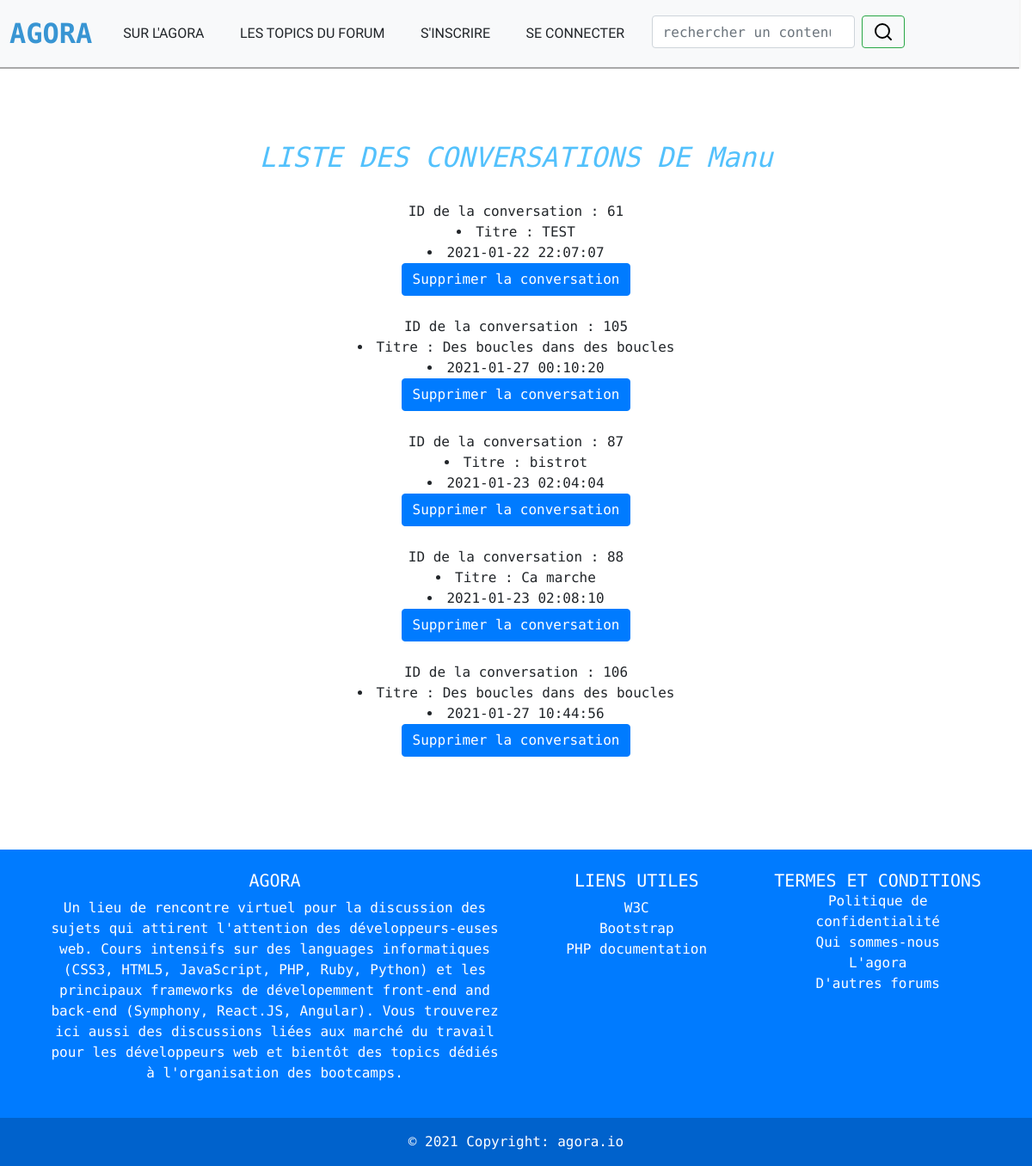
Screenshot of /listeconversation.php?id=1 with the database file from the repository.
### tables this page shows
CREATE TABLE IF NOT EXISTS `utilisateurs` (
  `id` int(11) NOT NULL AUTO_INCREMENT,
  `login` varchar(255) NOT NULL,
  `nom` varchar(255) NOT NULL,
  `prenom` varchar(255) NOT NULL,
  `mail` varchar(255) NOT NULL,
  `password` varchar(255) NOT NULL,
  `id_droits` int(11) NOT NULL,
  `date` datetime NOT NULL DEFAULT CURRENT_TIMESTAMP,
  PRIMARY KEY (`id`)
);

CREATE TABLE IF NOT EXISTS `conversations` (
  `id` int(11) NOT NULL AUTO_INCREMENT,
  `titre` varchar(255) NOT NULL,
  `id_topic` int(11) NOT NULL,
  `id_message` int(11) NOT NULL DEFAULT '0',
  `id_utilisateur` int(11) NOT NULL,
  `date` datetime NOT NULL DEFAULT CURRENT_TIMESTAMP,
  PRIMARY KEY (`id`)
);

### listeconversation.php (the view, shortened to what this page needs)
<?php
try
{
  $bdd =new PDO('mysql:host=localhost;dbname=forum', 'root', '');
  $bdd->setAttribute(PDO::ATTR_DEFAULT_FETCH_MODE, PDO::FETCH_ASSOC);
}
  catch(PDOException $e)
  {
    die('Erreur : ' . $e->getMessage());
  }
?>
<!DOCTYPE html>
<html lang="en">
<head>
</head>
<body>
<header>
  <?php include 'header.php';?>
</header>
<main class="mainconversation"
<?php
  $getid = $_GET['id'];
  $dataquery = $bdd -> prepare("SELECT login FROM utilisateurs WHERE id='$getid'");
  $dataquery->execute();
  $result = $dataquery->fetchAll(PDO::FETCH_OBJ);
?>
<div align="center">
    <br><h2>LISTE DES CONVERSATIONS DE <?php echo $result['0']->login; ?></h2><br>
<?php
$dataquery = $bdd -> prepare("SELECT * FROM conversations WHERE id_utilisateur='$getid'");
$dataquery->execute();
$result = $dataquery->fetchAll(PDO::FETCH_OBJ);
foreach($result as $value)
  {
    echo 'ID de la conversation : '.$value->id;
    ?>
    <li>
    <?php
    echo 'Titre : '.$value->titre;
    ?>
    </li>
    <li>
    <?php
    echo $value->date;
    ?>
    </li>
    <form action="#" method="post">
    <button class='supprimer-message btn btn-primary' type='submit' id='droit'
    value='delete'>Supprimer la conversation</button>
    </form><br>
  <?php
  }
?>
</main>
<br>
<footer>
    <?php include 'footer.php';?>
</footer>
</body>
</html>

### css/style.css (style rules this page uses)
* { margin: 0; padding: 0; font-family: 'Dosis', sans-serif; box-sizing: border-box; }
body { width: 100%; display: flex; flex-direction: column; align-items: center; justify-content: space-between; }
main { width: 100%; display: flex; flex-direction: column; justify-content: space-between; align-items: center; }
.mainconversation { background-color: white; padding: 5%; }
.mainconversation h2 { color: #53C1FC; text-align: center; font-style: oblique; }

### css/headerfooter.css (style rules this page uses)
* { margin: 0; padding: 0; font-family: 'Cutive Mono', monospace; }
header { width: 100%; display: flex; flex-direction: row; justify-content: space-between; align-items: center; }
footer { width: 100%; }

### rows the page displays
utilisateurs: login "Manu"
conversations: id "61", titre "TEST", date "2021-01-22 22:07:07"
conversations: id "105", titre "Des boucles dans des boucles", date "2021-01-27 00:10:20"
conversations: id "87", titre "bistrot", date "2021-01-23 02:04:04"
conversations: id "88", titre "Ca marche", date "2021-01-23 02:08:10"
conversations: id "106", titre "Des boucles dans des boucles", date "2021-01-27 10:44:56"
